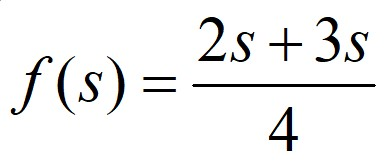
#> input picture pid/pid.jpg, 388 x 166 px
$ python -i backend.py   (imports and definitions only)
#> lines starting #> are read from the running program, lines starting #| are printed output that depends on the picture; after the words box and inside, x2 and y2 are one past the last pixel; in counts of white or black regions, pixels touching at a corner belong together
import numpy as np
import cv2
from PIL import Image

def detectColor_markOutlines(path):
    """This function takes path to image as input and returns the list of colors found and the final image with the outlines and dimensions of the image.
    This function marks the exact outlines of the objects of each color in that color on a black background.
    Disclaimer: this function only works for the colors red, green, blue and yellow. And its not perfect for those colors either. To add more colors you need to add their HSV color ranges to the hsvCodes dictionary."""
#> called with path = '../pid/pid.jpg'

    hsvCodes = { # HSV color ranges for the R, G, B, Y colors
        "red": [(0, 70, 10), (19, 255, 255), (0, 0, 255)],
        "green": [(52, 90, 0), (155, 255, 255), (0, 255, 0)],
        "blue": [(160, 90, 10), (260, 255, 255), (255, 0, 0)],
        "yellow": [(26, 90, 10), (45, 255, 255), (0, 255, 255)],
    }
    foundColors = [] # List of colors found in the image

    #--- Read the image and convert it to HSV and create background for final image and get width and height---
    image = cv2.imread(path)
#> image is the input picture: shape (166, 388, 3); mean B, G, R 240.9, 241.1, 241
    imageHeight, imageWidth, imageChannels = image.shape
#> imageHeight = 166; imageWidth = 388; imageChannels = 3
    hsvImage = cv2.cvtColor(image, cv2.COLOR_BGR2HSV)
#> hsvImage: shape (166, 388, 3); mean H, S, V 18.7, 11.2, 242.1
    outlinesArray = np.zeros_like(image) #create background for final image - all the countours

    #--- Loop through the colors ---
    for color, (lowerLimit, upperLimit, outlineColor) in hsvCodes.items():
        #--- Create a mask for the color ---
        lowerLimit = np.array(lowerLimit) #convert lowerLimit to numpy array
        upperLimit = np.array(upperLimit) #convert upperLimit to numpy array
        mask = cv2.inRange(hsvImage, lowerLimit, upperLimit) #create mask
        result = cv2.bitwise_and(hsvImage, image, mask=mask) #apply mask to image

        #--- Count the number of non-black pixels in the mask and append the color to the list ---
        count = cv2.countNonZero(mask)
        if count > 0:
            foundColors.append(color)

        #--- Convert the result to black and white and create black background ---
        result_gray = cv2.cvtColor(result, cv2.COLOR_BGR2GRAY)
        _, result_bw = cv2.threshold(result_gray, 1, 255, cv2.THRESH_BINARY)
        black_background = np.zeros_like(image) #create background for each color

        #--- Find the contours and draw them on the black background ---
        contours, _ = cv2.findContours(result_bw, cv2.RETR_EXTERNAL, cv2.CHAIN_APPROX_SIMPLE)
        cv2.drawContours(black_background, contours, -1, outlineColor, 2)

        #--- Add the contours to the final image ---
        outlinesArray = cv2.add(outlinesArray, black_background)
#> this loop made 4 passes
#> count on passes 1 to 2: 779, 1435
#> (count, contours) on passes 3 to 4: (22, 20 contours, all with area under 20), (3, 3 contours, all with area under 20)
#> pass 1, in detectColor_markOutlines, `mask = cv2.inRange(hsvImage, lowerLimit, upperLimit)`:
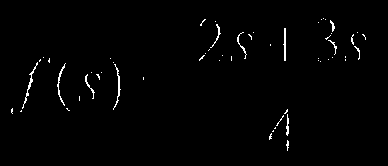
#> mask: shape (166, 388); 1.2% white in thin lines or dots, all inside (x1, y1, x2, y2) = (11, 18, 366, 151)
#> pass 1, in detectColor_markOutlines, `outlinesArray = cv2.add(outlinesArray, black_background)`:
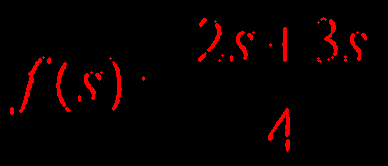
#> outlinesArray: shape (166, 388, 3); mean of channels 0, 1, 2 0, 0, 8.5; drawn as B, G, R
#> after the loop: black_background: shape (166, 388, 3); mean H, S, V 0, 0.1, 0.1
#> after the loop:
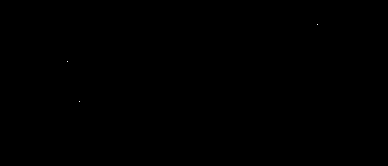
#> mask: shape (166, 388); 0% white in thin lines or dots, all inside (x1, y1, x2, y2) = (67, 24, 318, 102)
#> after the loop: outlinesArray: shape (166, 388, 3); mean H, S, V 0.4, 10.6, 8.6
#> after the loop: result: shape (166, 388, 3); mean H, S, V 0, 0, 0
#> after the loop, foundColors = ['red', 'green', 'blue', 'yellow']

    #--- Convert the final image to PIL image ---
    color_coverted = cv2.cvtColor(outlinesArray, cv2.COLOR_BGR2RGB) #convert to RGB
#> color_coverted: shape (166, 388, 3); mean H, S, V 8.6, 10.6, 0.4
    finalOutlines = Image.fromarray(color_coverted)

    return foundColors, finalOutlines, (imageHeight, imageWidth)


# [77 lines left out: function detectPositionsOfColors, not called in this run]

>>> result = detectColor_markOutlines('../pid/pid.jpg')
